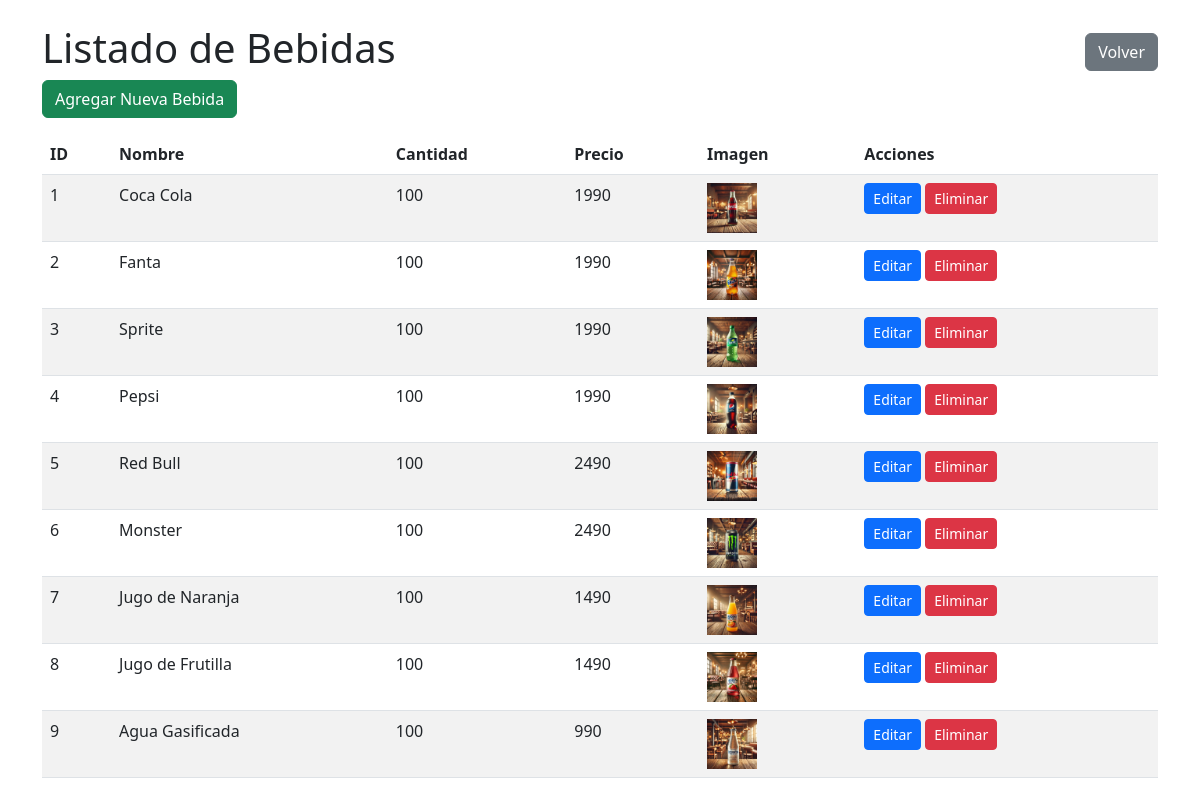
/mantenedores/bebidas/listar.php, run on the app's committed database.
### tables this page shows
CREATE TABLE `bebida` (
  `id_bebida` int(11) NOT NULL,
  `nombre_bebida` varchar(30) DEFAULT NULL,
  `cantidad` int(11) DEFAULT NULL,
  `precio` int(11) DEFAULT NULL,
  `umbral_reabastecimiento` int(11) NOT NULL DEFAULT 5,
  `imagen` varchar(255) DEFAULT NULL
);

### mantenedores/bebidas/listar.php (the view, shortened to what this page needs)
<?php
include '../../conexion.php';
$sql = "SELECT * FROM bebida";
$result = $conexion->query($sql);
?>
<!DOCTYPE html>
<html lang="es">
<head>
    <link href="https://cdn.jsdelivr.net/npm/bootstrap@5.3.0/dist/css/bootstrap.min.css" rel="stylesheet">
</head>
<body>
<div class="container mt-4">
    <div class="d-flex justify-content-between align-items-center">
        <h1>Listado de Bebidas</h1>
        <button class="btn btn-secondary" onclick="window.location.href='../../index/index-mantenedores.php'">Volver</button>
    </div>
    <a href="insertar.php" class="btn btn-success mb-3">Agregar Nueva Bebida</a>
    <table class="table table-striped">
        <thead>
            <tr>
                <th>ID</th>
                <th>Nombre</th>
                <th>Cantidad</th>
                <th>Precio</th>
                <th>Imagen</th>
                <th>Acciones</th>
            </tr>
        </thead>
        <tbody>
            <?php if ($result->num_rows > 0): ?>
                <?php while ($row = $result->fetch_assoc()): ?>
                    <tr>
                        <td><?php echo $row['id_bebida']; ?></td>
                        <td><?php echo $row['nombre_bebida']; ?></td>
                        <td><?php echo $row['cantidad']; ?></td>
                        <td><?php echo $row['precio']; ?></td>
                        <td>
                            <?php if (!empty($row['imagen'])): ?>
                                <img src="../../uploads/bebidas/<?php echo htmlspecialchars($row['imagen']); ?>" alt="Imagen Bebida" style="width: 50px; height: 50px; object-fit: cover;">
                            <?php else: ?>
                                No disponible
                            <?php endif; ?>
                        </td>
                        <td>
                            <a href="editar.php?id=<?php echo $row['id_bebida']; ?>" class="btn btn-primary btn-sm">Editar</a>
                            <button class="btn btn-danger btn-sm" data-bs-toggle="modal" data-bs-target="#eliminarModal" data-id="<?php echo $row['id_bebida']; ?>">Eliminar</button>
                        </td>
                    </tr>
                <?php endwhile; ?>
            <?php else: ?>
                <tr>
                    <td colspan="6" class="text-center">No se encontraron bebidas.</td>
                </tr>
            <?php endif; ?>
        </tbody>
    </table>
</div>
</body>
</html>

### data on the page
bebida: id_bebida "1", nombre_bebida "Coca Cola", cantidad "100", precio "1990", imagen (picture)
bebida: id_bebida "2", nombre_bebida "Fanta", cantidad "100", precio "1990", imagen (picture)
bebida: id_bebida "3", nombre_bebida "Sprite", cantidad "100", precio "1990", imagen (picture)
bebida: id_bebida "4", nombre_bebida "Pepsi", cantidad "100", precio "1990", imagen (picture)
bebida: id_bebida "5", nombre_bebida "Red Bull", cantidad "100", precio "2490", imagen (picture)
bebida: id_bebida "6", nombre_bebida "Monster", cantidad "100", precio "2490", imagen (picture)
bebida: id_bebida "7", nombre_bebida "Jugo de Naranja", cantidad "100", precio "1490", imagen (picture)
bebida: id_bebida "8", nombre_bebida "Jugo de Frutilla", cantidad "100", precio "1490", imagen (picture)
bebida: id_bebida "9", nombre_bebida "Agua Gasificada", cantidad "100", precio "990", imagen (picture)
